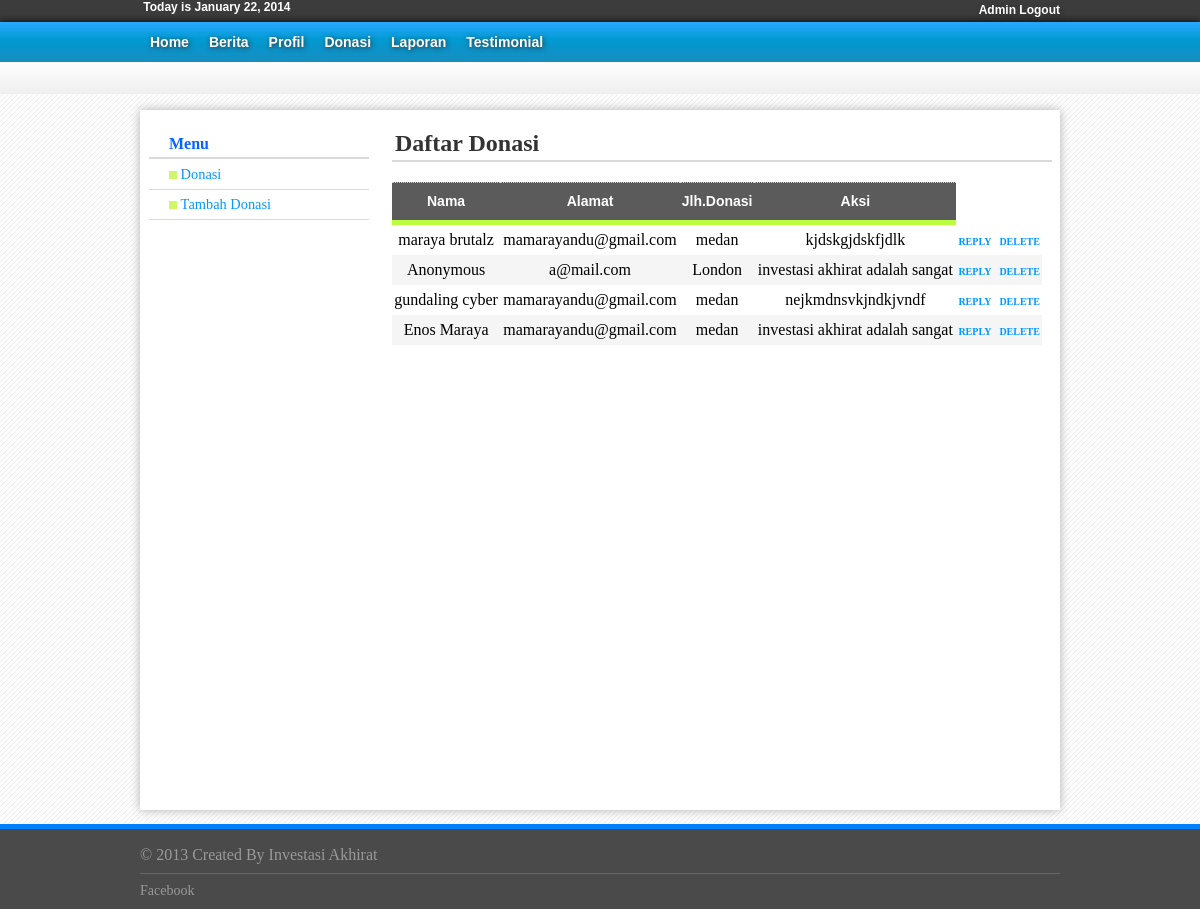
The page /Administrator/donasi.php (signed in) on the database its author committed.
### tables this page shows
CREATE TABLE IF NOT EXISTS `tblfeedback` (
  `f_id` int(100) NOT NULL AUTO_INCREMENT,
  `name` varchar(100) NOT NULL,
  `email` varchar(50) NOT NULL,
  `address` varchar(150) NOT NULL,
  `message` varchar(250) NOT NULL,
  `status` int(2) NOT NULL DEFAULT '0',
  PRIMARY KEY (`f_id`)
);

### Administrator/donasi.php (the view, shortened to what this page needs)
<?php
if(isset($_SESSION['user_id'])==0){
header("location:./loginpage.php");
}else{
?>
<!DOCTYPE html PUBLIC "-//W3C//DTD XHTML 1.0 Transitional//EN" "http://www.w3.org/TR/xhtml1/DTD/xhtml1-transitional.dtd">
<html xmlns="http://www.w3.org/1999/xhtml">
<head>
<link rel="stylesheet" type="text/css" href="css/AdminStyle.css" />
</head>
<body>
<div class="header_wrapper">
	<div class="login">
          <?php
				$today = date("F j, Y");
				echo '&nbsp;Today is '.$today;
				?>
            <ul>
                <li><a href="logout.php">Admin Logout</a></li>
            </ul>
   	</div>
</div>
<?php include 'menu.php';?>
<div class="header_under"></div>
<div class="container_wrapper">
    <div class="sidebar_menu">
    	<div>
    		<h4 class="header"> Menu</h4>
        </div>
    	<ul>
        	<li><a href="donasi.php"><img src="../Templates/list-style.png" height="8"  width="8"/>&nbsp;Donasi</a></li>
            <li><a href="#.php"><img src="../Templates/list-style.png" height="8"  width="8"/>&nbsp;Tambah Donasi</a></li>
        </ul>
    </div>
    <div class="home_content">
    	<h2 class="header">Daftar Donasi</h2>
        <table width="650" border="0" cellpadding="1" cellspacing="0">
        <tr bgcolor="">
        	<th class="table">Nama</th><th class="table">Alamat</th><th class="table">Jlh.Donasi</th><th class="table">Aksi</th>
        </tr>
        <?php
		$line = 0;
		$start = $_GET['start'];
		$eu = $start - 0;
		$limit = 10;
		$feedbacks = mysql_query("SELECT * FROM tblfeedback LIMIT $eu,$limit");
		while($row = mysql_fetch_array($feedbacks)){
			if($line == 1){
				$bgcolor = '#F5F5F5';
				$line=0;
			}else{
				$bgcolor = '#FFF';
				$line=1;
			}
		?>
        	<tr style="color:<?php echo $fontcolor ?>; background:<?php echo $bgcolor?>" align="center" height="30">
            	<td>
            		<?php echo $row['name']?>
            	</td>
                <td>
            		<?php echo $row['email']?>
            	</td>
                <td>
            		<?php echo $row['address']?>
            	</td>
                <td>
            		<?php echo substr($row['message'], 0,32)?>
            	</td>
                <td>
                	<a href="AdminReply.php?id=<?php echo $row['f_id']?>" class="link">REPLY</a>&nbsp;
                    <a href="AdminReply.php?id=<?php echo $row['f_id']?>" class="link">DELETE</a>
                </td>
            </tr>
        <?php
		}
					?>
        </table>
    </div>
</div>
<?php include '../footer.php';?>
<?php
}
?>

### Administrator/menu.php
<div class="header_menu">
	<div class="menu">
    	<ul>
        	<li><a href="AdminHome.php">Home</a></li>
            <li><a href="berita.php">Berita</a></li>
            <li><a href="profil.php">Profil</a></li>
            <li><a href="donasi.php">Donasi</a></li>
            <li><a href="laporan.php">Laporan</a></li>
            <li><a href="testimonial.php">Testimonial</a></li>
    	</ul>
    </div>
</div>

### footer.php
<div class="footer_wrapper">
    <div class="footer_menu">
   		<ul>
        	<li>&copy; 2013 Created By Investasi Akhirat</li>
        </ul>
        <br /> <br /> <br />
        <span style="color:#999; font-size:14px; margin-top:10px;">Facebook</span>
    </div>
</div>
</body>
</html>

### Administrator/css/AdminStyle.css (style rules this page uses)
html,body { padding:0px; margin:0px; background:url(../../Templates/body_back1.jpg) #fff top repeat-x; }
.header_menu { height:40px; width:100%; background:url(../../Templates/menu_back.jpg) repeat-x; -moz-box-shadow:0px 0px 8px #000; -webkit-box-shadow:0px 0px 8px #000; -box-shadow:0px 0px 8px #000; border:1px medium #000; }
.menu { width:920px; margin-left:auto; margin-right:auto; }
.menu ul { padding:0px; margin:0px; }
.menu ul li { position:relative; float:left; list-style:none; line-height:40px; }
.menu ul li a { text-decoration:none; display:block; padding:10px; line-height:20px; font-family:Arial, Helvetica, sans-serif; font-size:14px; font-weight:900; text-shadow:1px 1px 5px #333; color:#FFF; }
.header_under { background:url(../../Templates/headerunder.png) repeat-x; width:100%; height:32px; }
.header_wrapper { width:100%; height:22px; padding:0px; margin:0px; background:#3C3C3C; }
.login { font-family:Arial, Helvetica, sans-serif; color:#FFF; font-size:12px; padding-top: font-size:12px; width:920px; font-weight:900; margin-left:auto; margin-right:auto; }
.login ul { float:right; padding:0px; margin:0px; }
.login ul li { position:relative; list-style:none; }
.login ul li a { text-decoration:none; line-height:20px; font-family:Arial, Helvetica, sans-serif; font-size:12px; font-weight:900; text-shadow:1px 1px 5px #333; color:#FFF; }
.container_wrapper { width:920px; height:700px; padding:0px; margin-top:16px; margin-left:auto; margin-right:auto; -moz-box-shadow:0px 0px 10px #B0B0B0; -webkit-box-shadow:0px 0px 10px #B0B0B0; border:1px medium #B0B0B0; background:#FFF; }
.home_content { width:660px; height:500px; float:right; margin-right:8px; padding:0px; }
.home_content .header { font-weight:bold; color:#333; border-bottom:2px solid #dadada; padding-bottom:3px; padding-left:3px; }
.sidebar_menu { width:220px; height:500px; margin-left:9px; float:left; }
.sidebar_menu .header { font-weight:bold; color:#06F; margin-bottom:1px; border-bottom:2px solid #dadada; padding:4px 0px 4px 20px; }
.sidebar_menu ul { padding:0px; margin:0px; list-style-type:none; margin-bottom:10px; }
.sidebar_menu ul li { padding-bottom:0px; }
.sidebar_menu ul li a { font:"Trebuchet MS", Arial, Helvetica, sans-serif; font-size:90%; color:#09F; display:block; border-bottom:1px solid #dadada; padding-left:20px; text-decoration:none; padding-top:6px; padding-bottom:6px; }
.table { height:35px; background:#5B5B5B; color:#FFF; border-bottom:5px solid #BAFD3E; border-top:1px dotted #CCC; font-family:"Trebuchet MS", Arial, Helvetica, sans-serif; font-size:14px; margin-left:0; }
.link { text-decoration:none; font-family:Georgia, "Times New Roman", Times, serif; font-size:10px; font-weight:bold; color:#09F; }
.footer_wrapper { width:100%; height:80px; margin-top:14px; background:#4A4A4A; border-top:5px solid #0080FF; }
.footer_menu { width:920px; margin-left:auto; margin-right:auto; }
.footer_menu ul { padding:0px; margin:0px; list-style:none; float:left; border-bottom:1px solid #666; width:100%; padding-bottom:8px; padding-top:6px; }
.footer_menu ul li { line-height:20px; padding-top:10px; color:#999; font-weight:500px; }

### rows shown on the page
tblfeedback: name "maraya brutalz", email "mamarayandu@gmail.com", address "medan", message "kjdskgjdskfjdlk"
tblfeedback: name "Anonymous", email "a@mail.com", address "London", message "investasi akhirat adalah sangat"
tblfeedback: name "gundaling cyber", email "mamarayandu@gmail.com", address "medan", message "nejkmdnsvkjndkjvndf"
tblfeedback: name "Enos Maraya", email "mamarayandu@gmail.com", address "medan", message "investasi akhirat adalah sangat"
